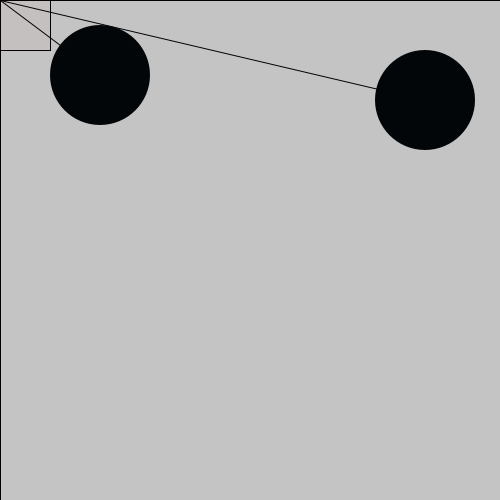
Frame 1 (no input)
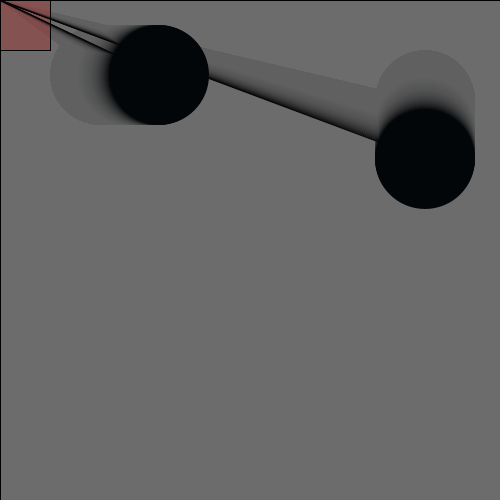
Frame 60 (the mouse pressed at the canvas centre just before this capture)
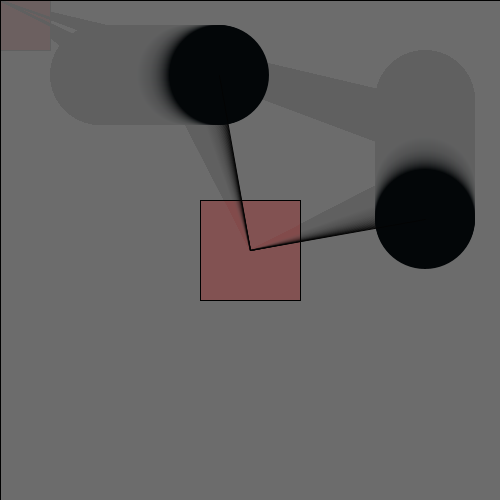
Frame 120 (the mouse held since frame 60 and released just before this capture)

The Processing sketch that drew these frames (run headless with seeded random() and noise(); from frame 60 on, the mouse is pressed at the canvas centre):

// Processing sketch: processing_90307
// ── processing_90307.pde


int posX;
int posY;

int posX2;
int posY2;



int incX;

int incY;
//::::::::::::::::::::::::::::::::::::::::::::::::::::::::


void setup(){

size (500,500);

//background (255,100,100,1 );

rectMode(CENTER);



posX = 100;
posY = 100;

posX2 = 200;
posY2 = 200;


incX = 1;

incY = 1;
}



void draw (){

  

stroke(1);

fill ( 100,100,100, 20);
rect (width/2,height/2, width,height);

    fill (255,6,8,5);

  rect (pmouseX,pmouseY,100,100);
  fill (3,6,8);
noStroke();

  ellipse (posX,75,100,100);

 ellipse (425,posY,100,100);

 
 stroke (3);
 line (posX,75,mouseX,mouseY);

line (425,posY,mouseX,mouseY);


//posX = posX % width;


// posX++;
 // posY++;
  
println(posX);
  
  posX = posX + incX;
  
  posY = posY + incY;

  
  //  estas son condicionantes para que la pelota se regrese, MUCHA ATENCION¡¡
  if(posX < 0) {
  incX   =  incX * -1  ;
   }
  
 if(posX > width){
     incX = incX * -1;
 }
 
 if( posY < 0) { 
incY = incY *-1;

 }
 if (posY > height) {
   incY = incY * -1; 
}

}
